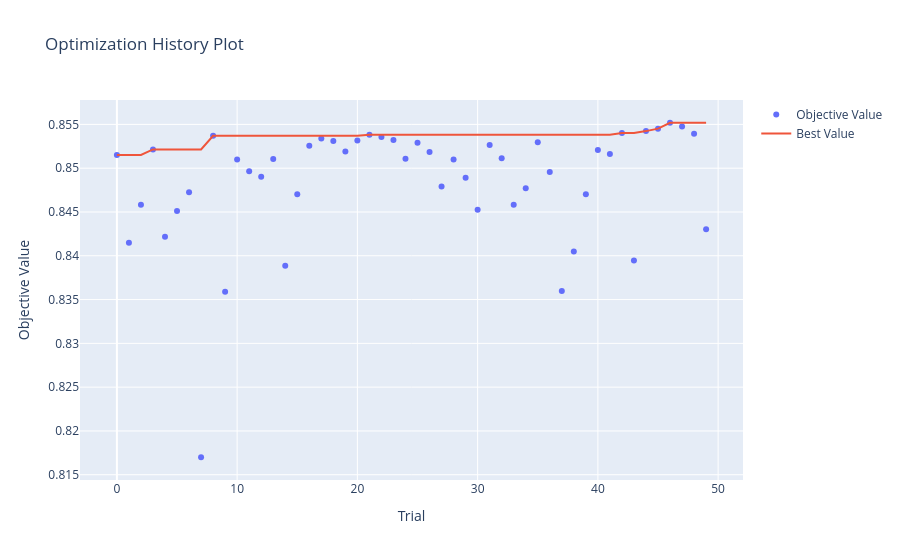

The code cell stored with this chart in its notebook:
### Code cell
vis.plot_optimization_history(study_svc)
